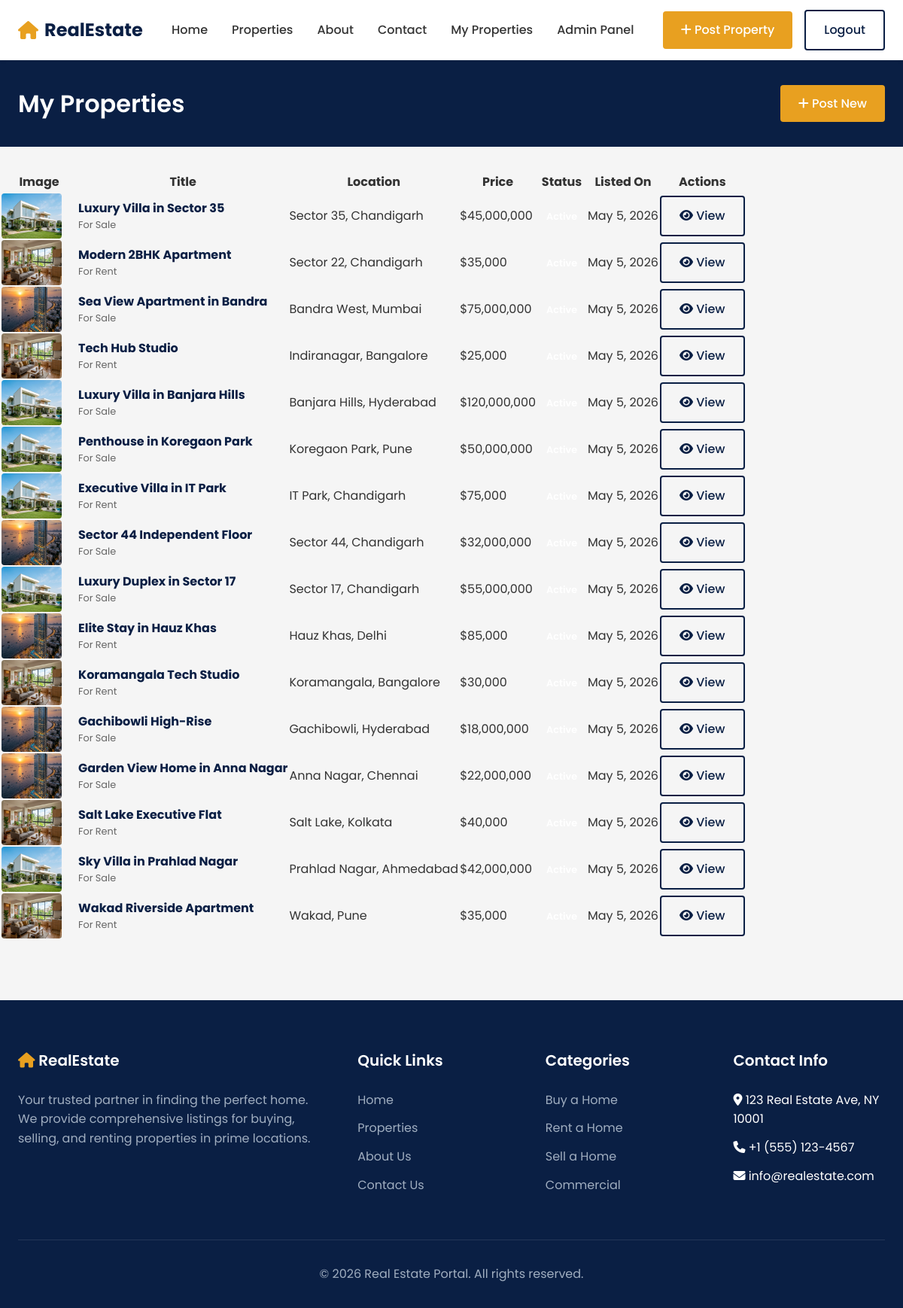
Screenshot of /my-properties.php (signed in) with the database file from the repository.
### tables this page shows
CREATE TABLE IF NOT EXISTS property_images (
    id INT AUTO_INCREMENT PRIMARY KEY,
    property_id INT NOT NULL,
    image_path VARCHAR(255) NOT NULL,
    is_thumbnail TINYINT(1) DEFAULT 0,
    FOREIGN KEY (property_id) REFERENCES properties(id) ON DELETE CASCADE
);

CREATE TABLE IF NOT EXISTS properties (
    id INT AUTO_INCREMENT PRIMARY KEY,
    user_id INT NOT NULL,
    title VARCHAR(255) NOT NULL,
    description TEXT,
    type ENUM('Buy', 'Rent', 'Sell') NOT NULL,
    price DECIMAL(15, 2) NOT NULL,
    city VARCHAR(100) NOT NULL,
    locality VARCHAR(100) NOT NULL,
    area_sqft INT,
    bedrooms INT,
    bathrooms INT,
    status ENUM('active', 'inactive', 'sold', 'rented') DEFAULT 'active',
    featured TINYINT(1) DEFAULT 0,
    created_at TIMESTAMP DEFAULT CURRENT_TIMESTAMP,
    FOREIGN KEY (user_id) REFERENCES users(id) ON DELETE CASCADE
);

### my-properties.php (the view, shortened to what this page needs)
<?php
require_once 'config/database.php';
include 'includes/header.php';
$stmt = $pdo->prepare("
    SELECT p.*, pi.image_path
    FROM properties p
    LEFT JOIN property_images pi ON p.id = pi.property_id AND pi.is_thumbnail = 1
    WHERE p.user_id = ?
    ORDER BY p.created_at DESC
");
$stmt->execute([$_SESSION['user_id']]);
$properties = $stmt->fetchAll();
?>
<div style="background-color: var(--primary-color); color: var(--white); padding: 2rem 0;">
    <div class="container" style="display: flex; justify-content: space-between; align-items: center;">
        <h1 style="color: var(--white); margin: 0;">My Properties</h1>
        <a href="post-property.php" class="btn btn-accent"><i class="fas fa-plus"></i> Post New</a>
    </div>
</div>
<section class="section container" style="padding-top: 2rem;">
    <?php if (count($properties) > 0): ?>
        <div class="card">
            <div class="table-responsive">
                <table>
                    <thead>
                        <tr>
                            <th>Image</th>
                            <th>Title</th>
                            <th>Location</th>
                            <th>Price</th>
                            <th>Status</th>
                            <th>Listed On</th>
                            <th>Actions</th>
                        </tr>
                    </thead>
                    <tbody>
                        <?php foreach ($properties as $property): ?>
                            <tr>
                                <td style="width: 100px;">
                                    <?php
                                    $imgPath = $property['image_path'] ? 'uploads/properties/' . $property['image_path'] : 'assets/images/placeholder.jpg';
                                    ?>
                                    <img src="<?= htmlspecialchars($imgPath) ?>" alt="thumb" style="width: 80px; height: 60px; object-fit: cover; border-radius: 4px;" onerror="this.src='https://via.placeholder.com/80x60?text=No+Image'">
                                </td>
                                <td>
                                    <strong><a href="property-detail.php?id=<?= $property['id'] ?>" style="color: var(--primary-color);"><?= htmlspecialchars($property['title']) ?></a></strong>
                                    <div style="font-size: 0.8rem; color: var(--text-light);"><?= $property['type'] == 'Buy' ? 'For Sale' : 'For Rent' ?></div>
                                </td>
                                <td><?= htmlspecialchars($property['locality'] . ', ' . $property['city']) ?></td>
                                <td>$<?= number_format($property['price']) ?></td>
                                <td>
                                    <?php
                                        $badgeClass = 'badge-active';
                                    ?>
                                    <span class="badge <?= $badgeClass ?>"><?= ucfirst($property['status']) ?></span>
                                </td>
                                <td><?= date('M j, Y', strtotime($property['created_at'])) ?></td>
                                <td>
                                    <a href="property-detail.php?id=<?= $property['id'] ?>" class="btn btn-sm btn-outline"><i class="fas fa-eye"></i> View</a>
                                </td>
                            </tr>
                        <?php endforeach; ?>
                    </tbody>
                </table>
            </div>
        </div>
    <?php endif; ?>
</section>
<?php include 'includes/footer.php'; ?>

### assets/css/style.css (style rules this page uses)
:root { --primary-color: #0A1F44; --accent-color: #E8A020; --bg-color: #F5F5F5; --white: #FFFFFF; --text-dark: #333333; --text-light: #666666; --border-color: #E0E0E0; --success: #28a745; --danger: #dc3545; --shadow-sm: 0 2px 4px rgba(0,0,0,0.05); --shadow-md: 0 4px 8px rgba(0,0,0,0.1); --shadow-lg: 0 10px 20px rgba(0,0,0,0.15); --transition: all 0.3s ease; }
* { margin: 0; padding: 0; box-sizing: border-box; }
body { font-family: 'Poppins', sans-serif; background-color: var(--bg-color); color: var(--text-dark); line-height: 1.6; display: flex; flex-direction: column; min-height: 100vh; }
a { text-decoration: none; color: inherit; transition: var(--transition); }
img { max-width: 100%; height: auto; display: block; }
h1, h2, h3, h4, h5, h6 { color: var(--primary-color); font-weight: 600; margin-bottom: 1rem; }
.container { width: 100%; max-width: 1200px; margin: 0 auto; padding: 0 1.5rem; }
.section { padding: 5rem 0; }
.btn { display: inline-block; padding: 0.75rem 1.5rem; border-radius: 4px; font-weight: 500; cursor: pointer; border: none; text-align: center; transition: var(--transition); }
.btn-accent { background-color: var(--accent-color); color: var(--white); }
.btn-outline { background-color: transparent; border: 2px solid var(--primary-color); color: var(--primary-color); }
.badge { padding: 0.25rem 0.75rem; border-radius: 20px; font-size: 0.8rem; font-weight: 600; color: var(--white); }

### rows the page displays
property_images: image_path (picture), property.title "Luxury Villa in Sector 35", shows "For Sale", property.city "Sector 35, Chandigarh", property.price "45,000,000", property.created_at "May 5, 2026"
property_images: image_path (picture), property.title "Modern 2BHK Apartment", shows "For Rent", property.city "Sector 22, Chandigarh", property.price "35,000", property.created_at "May 5, 2026"
property_images: image_path (picture), property.title "Sea View Apartment in Bandra", shows "For Sale", property.city "Bandra West, Mumbai", property.price "75,000,000", property.created_at "May 5, 2026"
property_images: image_path (picture), property.title "Tech Hub Studio", shows "For Rent", property.city "Indiranagar, Bangalore", property.price "25,000", property.created_at "May 5, 2026"
property_images: image_path (picture), property.title "Luxury Villa in Banjara Hills", shows "For Sale", property.city "Banjara Hills, Hyderabad", property.price "120,000,000", property.created_at "May 5, 2026"
property_images: image_path (picture), property.title "Penthouse in Koregaon Park", shows "For Sale", property.city "Koregaon Park, Pune", property.price "50,000,000", property.created_at "May 5, 2026"
property_images: image_path (picture), property.title "Executive Villa in IT Park", shows "For Rent", property.city "IT Park, Chandigarh", property.price "75,000", property.created_at "May 5, 2026"
property_images: image_path (picture), property.title "Sector 44 Independent Floor", shows "For Sale", property.city "Sector 44, Chandigarh", property.price "32,000,000", property.created_at "May 5, 2026"
property_images: image_path (picture), property.title "Luxury Duplex in Sector 17", shows "For Sale", property.city "Sector 17, Chandigarh", property.price "55,000,000", property.created_at "May 5, 2026"
property_images: image_path (picture), property.title "Elite Stay in Hauz Khas", shows "For Rent", property.city "Hauz Khas, Delhi", property.price "85,000", property.created_at "May 5, 2026"
property_images: image_path (picture), property.title "Koramangala Tech Studio", shows "For Rent", property.city "Koramangala, Bangalore", property.price "30,000", property.created_at "May 5, 2026"
property_images: image_path (picture), property.title "Gachibowli High-Rise", shows "For Sale", property.city "Gachibowli, Hyderabad", property.price "18,000,000", property.created_at "May 5, 2026"
property_images: image_path (picture), property.title "Garden View Home in Anna Nagar", shows "For Sale", property.city "Anna Nagar, Chennai", property.price "22,000,000", property.created_at "May 5, 2026"
property_images: image_path (picture), property.title "Salt Lake Executive Flat", shows "For Rent", property.city "Salt Lake, Kolkata", property.price "40,000", property.created_at "May 5, 2026"
property_images: image_path (picture), property.title "Sky Villa in Prahlad Nagar", shows "For Sale", property.city "Prahlad Nagar, Ahmedabad", property.price "42,000,000", property.created_at "May 5, 2026"
property_images: image_path (picture), property.title "Wakad Riverside Apartment", shows "For Rent", property.city "Wakad, Pune", property.price "35,000", property.created_at "May 5, 2026"
